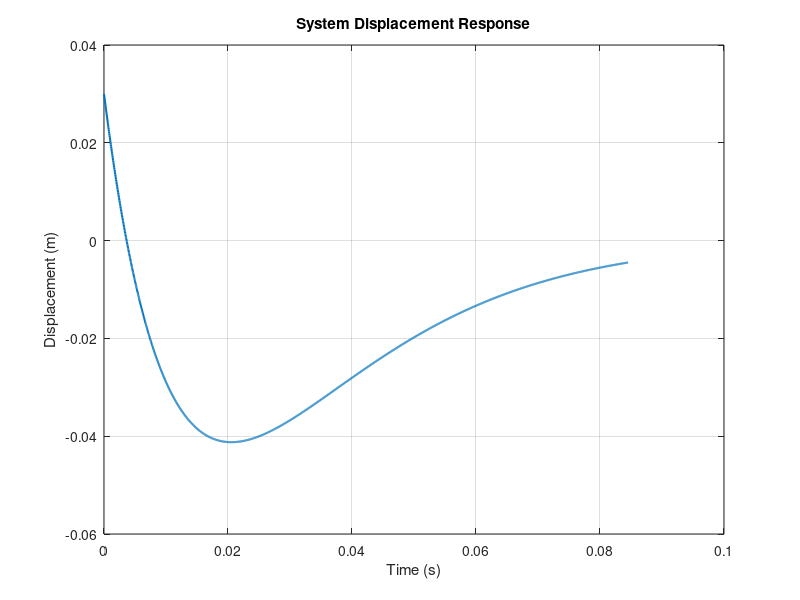

Reproduce this figure in MATLAB.
% This code will model the pre-determined system displacement response of the spring,
% damper, mass system for problem 1 of hw 2 in AE 410

e = 2.718;
t = linspace(0,0.084516,2000);
x = exp(-59.16*t).*(0.03 - 8.2252*t);

figure;
plot(t, x, 'LineWidth', 1.5);
xlabel('Time (s)');
ylabel('Displacement (m)');
title('System Displacement Response');
grid on;
